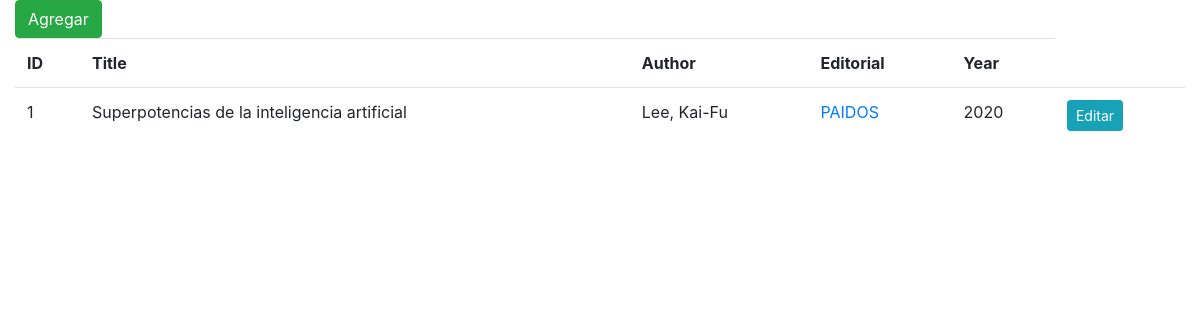
/catalog/Paidos/books, run on the app's committed database.
### catalog/models.py (models this page shows, shortened)
class Book(models.Model):
    title       = models.CharField(max_length=45)
    year        = models.IntegerField()
    editorial   = models.CharField(max_length=25)
    volume      = models.IntegerField(null=True)
    price       = models.FloatField(null=True)
    author = models.ForeignKey(Author,
        on_delete=models.CASCADE,
        null=True)
    def __str__(self):
        return self.title

class Author(models.Model):
    first_name = models.CharField(max_length=30)
    last_name = models.CharField(max_length=30)
    nationality = models.CharField(max_length=50)
    genere = models.CharField(max_length=15)
    def __str__(self):
        return f"{self.last_name}, {self.first_name}"

### catalog/views.py (the view)
# urls.py: path('catalog/<editorial>/books', views.get_books_by_editorial)
def get_books_by_editorial(request, editorial):
    books = Book.objects.filter(editorial=editorial)
    year = request.GET.get("year")
    if year != None:
        books = books.filter(year=year)
    return render(request, 'catalog/index.html', {'books': books})

### catalog/templates/catalog/index.html
{% extends "layout.html" %}
{% block content %}
    <a href="/catalog/books" class="btn btn-success">Agregar</a>
    <table boder="1" class="table">
        {% load format_name %}
        <tr>
            <th>ID</th>
            <th>Title</th>
            <th>Author</th>
            <th>Editorial</th>
            <th>Year</th>
        </tr>
        {% for book in books %}
            <tr>
                <td>{{ book.id }}</td>
                <td>{{ book.title }}</td>
                <td>{{ book.author }}</code></td>
                <td>
                    <a href ="/catalog/{{book.editorial}}/books">
                        {{book.editorial | upper }}
                    </a>
                </td>
                <td>{{ book.year | add:"2" }}</td>
                <td>
                    <a class="btn btn-sm btn-info"
                        href="/book/{{book.id}}">
                        Editar
                    </a>
                </td>
            </tr>
        {% endfor %}
    </table>
{% endblock %}

### data on the page
Book: id "1", title "Superpotencias de la inteligencia artificial", author "Lee, Kai-Fu", editorial "PAIDOS", year|add "2020"
